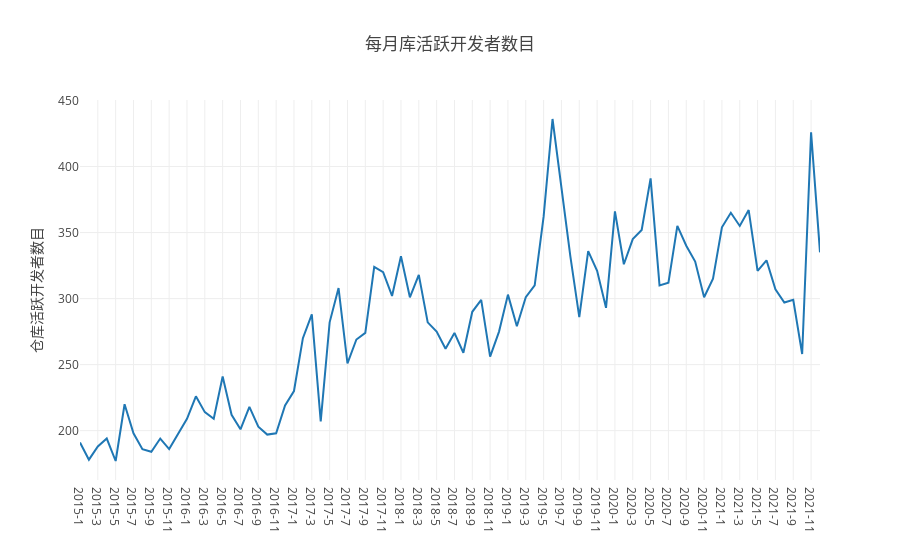

This figure's notebook cell:
### Code cell
// 4 每月在仓库中活跃（只要有日志产生就算）的不同开发者（也就是一个GitHub账号）总数
query(
    `
    select count(distinct actor_id) as active_users,
    concat(toString(toYear(created_at)),'-',toString(toMonth(created_at))) as time
    from github_log.events
    where repo_id=${my_repo_id}
    and toYear(created_at) >=${startYear} and toYear(created_at) <= ${endYear}
    group by toYear(created_at),toMonth(created_at)
    order by toYear(created_at),toMonth(created_at)
    `
    ).then(data => {
      //console.log(data)
    var active_users = [], time = [], table = [];
    data.forEach(d=>{
        table.push({'时间':d.time, '每月仓库活跃开发者数目':parseInt(d.active_users)});
            active_users.push(d.active_users);
            time.push(d.time)
    }
    )
    console.table(table);
    openDigger.render.plotly([
        {x: time, y: active_users, mode:'scatter', name:'仓库活跃开发者数目'}, 
    ], {
        title: '每月库活跃开发者数目',
        yaxis: { title: '仓库活跃开发者数目'},
        xaxis: {type: 'category'}
    });
});

### Figure 1 — Plotly figure (JSON) as saved in the notebook; plotly's stock layout.template omitted (floating-point values rounded to 4 significant figures)
{"data": [{"mode": "scatter", "name": "仓库活跃开发者数目", "x": ["2015-1", "2015-2", "2015-3", "2015-4", "2015-5", "2015-6", "2015-7", "2015-8", "2015-9", "2015-10", "2015-11", "2015-12", "2016-1", "2016-2", "2016-3", "2016-4", "2016-5", "2016-6", "2016-7", "2016-8", "2016-9", "2016-10", "2016-11", "2016-12", "2017-1", "2017-2", "2017-3", "2017-4", "2017-5", "2017-6", "2017-7", "2017-8", "2017-9", "2017-10", "2017-11", "2017-12", "2018-1", "2018-2", "2018-3", "2018-4", "2018-5", "2018-6", "2018-7", "2018-8", "2018-9", "2018-10", "2018-11", "2018-12", "2019-1", "2019-2", "2019-3", "2019-4", "2019-5", "2019-6", "2019-7", "2019-8", "2019-9", "2019-10", "2019-11", "2019-12", "2020-1", "2020-2", "2020-3", "2020-4", "2020-5", "2020-6", "2020-7", "2020-8", "2020-9", "2020-10", "2020-11", "2020-12", "2021-1", "2021-2", "2021-3", "2021-4", "2021-5", "2021-6", "2021-7", "2021-8", "2021-9", "2021-10", "2021-11", "2021-12"], "y": ["191", "178", "188", "194", "177", "220", "198", "186", "184", "194", "186", "197", "209", "226", "214", "209", "241", "212", "201", "218", "203", "197", "198", "219", "230", "270", "288", "207", "282", "308", "251", "269", "274", "324", "320", "302", "332", "301", "318", "282", "275", "262", "274", "259", "290", "299", "256", "275", "303", "279", "301", "310", "362", "436", "385", "332", "286", "336", "321", "293", "366", "326", "345", "352", "391", "310", "312", "355", "340", "328", "301", "315", "354", "365", "355", "367", "321", "329", "307", "297", "299", "258", "426", "335"]}], "layout": {"autosize": true, "title": {"text": "每月库活跃开发者数目"}, "xaxis": {"autorange": true, "range": [0, 83], "type": "category"}, "yaxis": {"autorange": true, "range": [162.6, 450.4], "title": {"text": "仓库活跃开发者数目"}, "type": "linear"}}}
